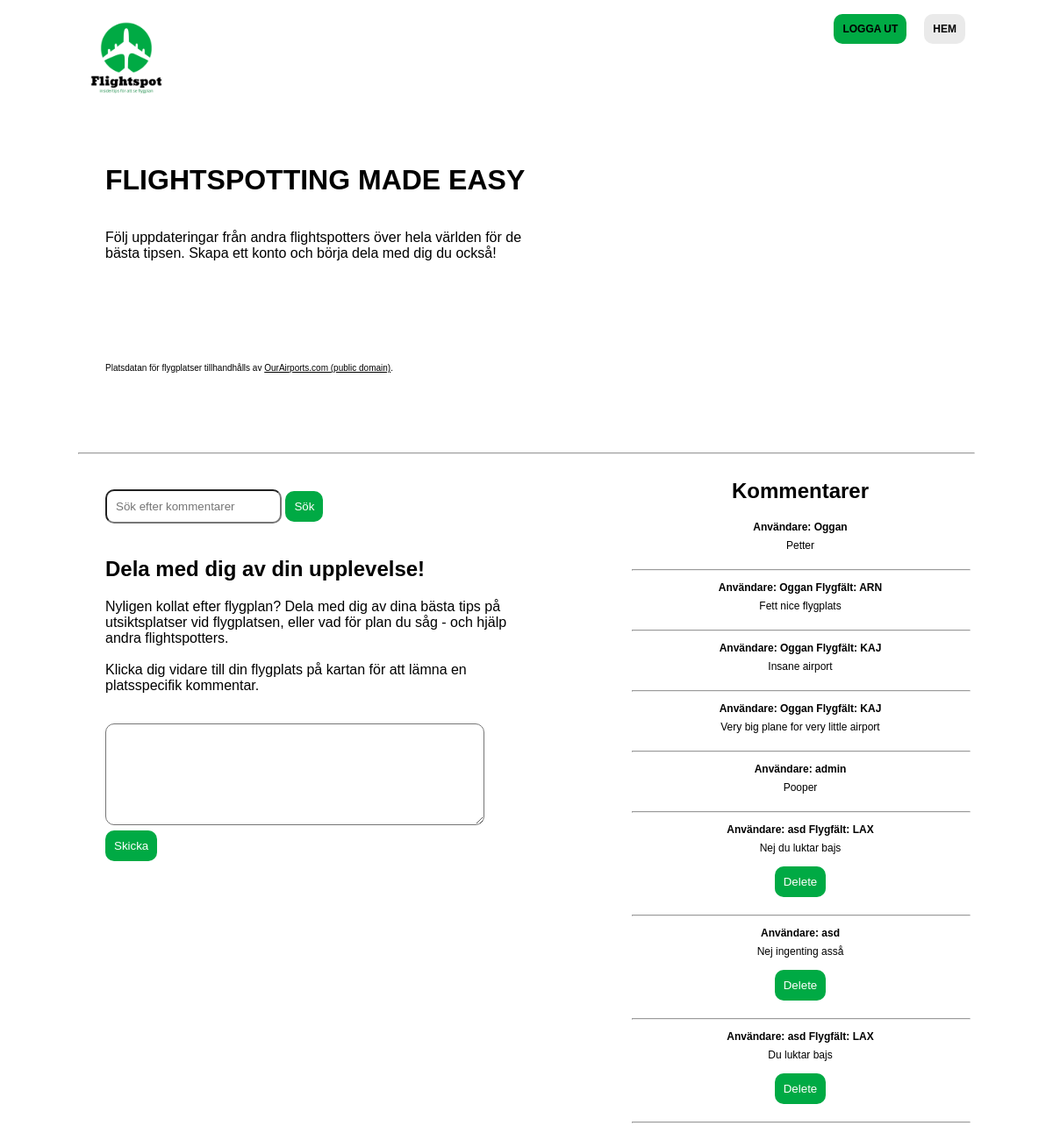
/ (signed in), run on the app's committed database.
### tables this page shows
CREATE TABLE "comments" (
	"CommentID"	INTEGER NOT NULL,
	"UserID"	INTEGER NOT NULL,
	"Text"	TEXT NOT NULL,
	"Airfield"	TEXT,
	PRIMARY KEY("CommentID" AUTOINCREMENT)
);

CREATE TABLE "users" (
	"UserID"	INTEGER NOT NULL,
	"Username"	TEXT NOT NULL,
	"Email"	TEXT NOT NULL,
	"Hash"	TEXT NOT NULL,
	"RoleID"	INTEGER,
	PRIMARY KEY("UserID" AUTOINCREMENT)
);

### functions.php (the view, shortened to what this page needs)
<?php
function check_login(){
    if(isset($_SESSION['user_id'])){
        return true;
    }
    else{
        return false;
        die;
    }
}
function displayCommentwithplace($activerow){
    if(check_login()){
      if($activerow['UserID'] == $_SESSION['user_id'] || $_SESSION['RoleID'] == 1){
        echo '
            <div class = "comment-container">
                <div class = "comment-header">
                    <div class = "comment-header-right">
                    <h3 id="comment">Användare: '.$activerow['Username']. ' Flygfält: <a href="comments.php?airfield='. $activerow['Airfield'].'">' . $activerow['Airfield'] . '</a></h3>
                        <p id="comment">'.$activerow['Text'].'</p>
                    </div>
                </div>
                <div class = "comment-footer">
                    <div class = "comment-footer-right">
                        <form action = "comment.php" method = "POST">
                        <input type = "hidden" name = "commentid" value = "'.$activerow['CommentID'].'">
                        <input type = "submit" value = "Delete">
                        </form>
                    </div>
                <hr id="comment">
            </div>';
      }
      else{
        echo '<div class = "comment-container">
        <div class = "comment-header">
        <h3 id="comment">Användare: '.$activerow['Username']. ' Flygfält: <a href="comments.php?airfield='. $activerow['Airfield'].'">' . $activerow['Airfield'] . '</a></h3>
            <p id="comment">'.$activerow['Text'].'</p>
            <hr id="comment">
        </div>';
      }
    }
}
function displayComment($activerow){
    if(check_login()){
      if($activerow['UserID'] == $_SESSION['user_id'] || $_SESSION['RoleID'] == 1){
        echo '<div class = "comment-container">
        <div class = "comment-header">
          <div class = "comment-header-right">
            <h3 id="comment">Användare: '.$activerow['Username'].'</h3>
            <p id="comment">'.$activerow['Text'].'</p>
          </div>
        </div>
        <div class = "comment-footer">
          <div class = "comment-footer-right">
            <form action = "comment.php" method = "POST">
              <input type = "hidden" name = "commentid" value = "'.$activerow['CommentID'].'">
              <input type = "submit" value = "Delete">
            </form>
          </div>
          <hr id="comment">
        </div>';
      }
      else{
        echo '<div class = "comment-container">
        <div class = "comment-header">
            <h3 id="comment">Användare: '.$activerow['Username'].'</h3>
            <p id="comment">'.$activerow['Text'].'</p>
            <hr id="comment">
        </div>';
      }
    }
}
function query_get0($con, $sql){
    $result = $con->query($sql);
    return $result;
}

### index.php (shortened to what this page needs)
<?php
include("connection.php");
include("functions.php");
?>
<!DOCTYPE html>
<html>
<head>
  <link rel="stylesheet" href="css/style.css">
      <link rel="stylesheet" href="https://unpkg.com/leaflet@1.8.0/dist/leaflet.css" />
</head>
<body>
  <?php
  if(!check_login()){
    echo'
    <div class="header">
    <nav>
        <ul id="main-menu">
          <li><a href="index.php"><img src="img/plane-logo.png" id="logo"></a></li>
          <li><a href="login.php">LOGGA IN</a></li>
          <li><a href="register.php">SKAPA KONTO</a></li>
        </ul>
    </nav>
  </div>';
  }
  else {
    echo'
    <div class="header">
    <nav>
        <ul id="main-menu">
          <li><a href="index.php"><img src="img/plane-logo.png" id="logo"></a></li>
          <li><a href="index.php">HEM</a></li>
          <li><a href="logout.php">LOGGA UT</a></li>
        </ul>
    </nav>';
  }
  ?>
  <div class="row">
    <div class="column">
      <div class="left-column">
        <h1><b>Flightspotting made easy</b></h1>
        <p>Följ uppdateringar från andra flightspotters över hela världen för de bästa tipsen. Skapa ett konto och börja dela med dig du också!</p>
          <br>
          <br>
        <br>
        <br>
        <br><p class="small-body">Platsdatan för flygplatser tillhandhålls av <a href="https://ourairports.com/" target=”_blank”>OurAirports.com (public domain)</a>.</p>
      </div>
    </div>
    <div class="column">
      <div class="right-column">
        <div id="pMap">
        </div>
      </div>
    </div>
  </div>
<hr>
<div class="row">
  <div class="column">
    <div class="left-column">
      <div>
        <form action="index.php" method = "GET">
          <input type="text" name="search" placeholder="Sök efter kommentarer">
          <input type="submit" id="search-button" value="Sök">
        </form>
      </div>
<br>
  <?php
  if(check_login()){
    echo'
    <div id = commenter>
    <h2>Dela med dig av din upplevelse!</h2>
    <p>Nyligen kollat efter flygplan? Dela med dig av dina bästa tips på utsiktsplatser vid flygplatsen, eller vad för plan du såg - och hjälp andra flightspotters.<br><br>Klicka dig vidare till din flygplats på kartan för att lämna en platsspecifik kommentar.</p>
    <br>
      <form action = "comment.php" method = "POST">
        <textarea name = "comment" rows = "5" cols = "50" required></textarea>
        <br>
        <input type = "submit" value = "Skicka">
      </form>
    </div>
    ';
  }
  else{
    echo '<div id = "commenter">
    <h2>Hjälp andra flightspotters!</h2>
    <p>Logga in och dela med dig av din flightspotting-upplevelse.</p>
    </div>';
  }
  ?>
</div>
</div>
<div class="column">
  <div class="right-column">
  <div id = comments>
    <?php
      $sql = "SELECT * FROM comments JOIN users ON comments.UserID = users.UserID ORDER BY commentid DESC";
      $result = query_get0($con, $sql);
      echo '<h2>Kommentarer</h2>';
      while($row = $result->fetchArray()){
        if(isset($_GET['search'])){
          if(str_contain(strtolower($row['Text']), strtolower($_GET['search'])) || str_contain(strtolower($row['Username']), strtolower($_GET['search'])) || str_contain(strtolower($row['Airfield']), strtolower($_GET['search']))){
            if($row['Airfield'] != null){
              displayCommentwithplace($row);
            }
            else {
              displayComment($row);
            }
          }
        }
        else{
          if($row['Airfield'] != null){
            displayCommentwithplace($row);
          }
          else {
            displayComment($row);
          }
        }
      }
    ?>
  </div>
</div>
</div>
</div>
</body>
</html>

### CSS/style.css (style rules this page uses)
body { margin: 0; padding: 0; padding-bottom:30px; font-family: arial,sans-serif; }
h1 { font-family: arial,sans-serif; text-transform: uppercase; font-weight: bold; }
nav ul { list-style: none; width:90%; }
nav ul li { display:inline; }
hr { width:85%; margin-top:20px; }
li:nth-child(2), li:last-child { float:right; margin-right:20px; font-size:12px; font-weight: 700; }
li:nth-child(2) { background-color:#EAEAEA; border-radius: 10px; padding:10px; }
li:last-child { background-color:#00AA44; border-radius:10px; padding:10px; }
a:link { text-decoration: none; color:black; }
#logo { width:100px; padding-left:5%; }
p.small-body { font-size: 10px; }
p.small-body > a { text-decoration:underline; }
.row { display: flex; }
.column { flex: 50%; }
.left-column { display: flex; margin-top:5%; flex-direction: column; margin-left:20%; }
.right-column { display: flex; justify-content: center; flex-direction: column; margin-left:20%; }
#pMap { height: 350px; width: 80%; margin-top: 10px; }
#comments { text-align: center; width: 80%; }
input[type=submit] { background-color:#00AA44; border-radius:10px; border:none; padding:10px; color:white; }
input[type=text] { border-radius:10px; padding:10px; }
textarea { width: 90%; padding: 12px 20px; box-sizing: border-box; border-radius: 10px; font-size: 16px; font-family: arial,sans-serif; }
label, input { margin-top:2px; }
h3#comment { font-size:12px; }
p#comment { font-size: 12px; margin-top:-5px; }
hr#comment { width:100%; }

### data on the page
comments: UserID.Username "Oggan", Text "Petter"
comments: UserID.Username "Oggan", Airfield "ARN", Text "Fett nice flygplats"
comments: UserID.Username "Oggan", Airfield "KAJ", Text "Insane airport"
comments: UserID.Username "Oggan", Airfield "KAJ", Text "Very big plane for very little airport"
comments: UserID.Username "admin", Text "Pooper"
comments: UserID.Username "asd", Airfield "LAX", Text "Nej du luktar bajs"
comments: UserID.Username "asd", Text "Nej ingenting asså"
comments: UserID.Username "asd", Airfield "LAX", Text "Du luktar bajs"
